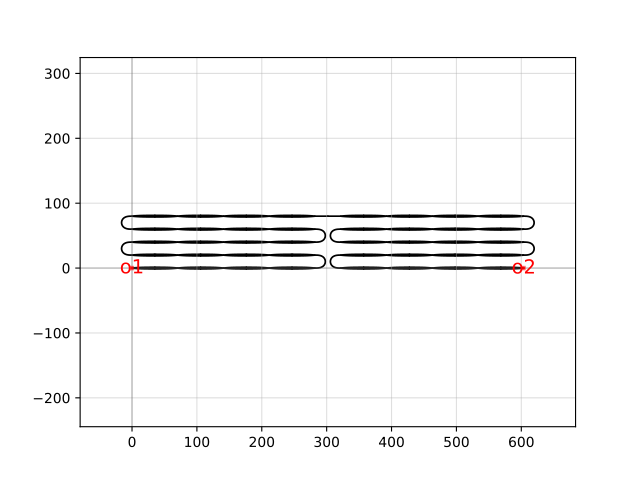

Here is the Python script that generated this plot:
import gdsfactory as gf

c = gf.components.cutback_component(cols=4, rows=5, port1='o1', port2='o2', mirror=False, cross_section='strip')
c.plot()
